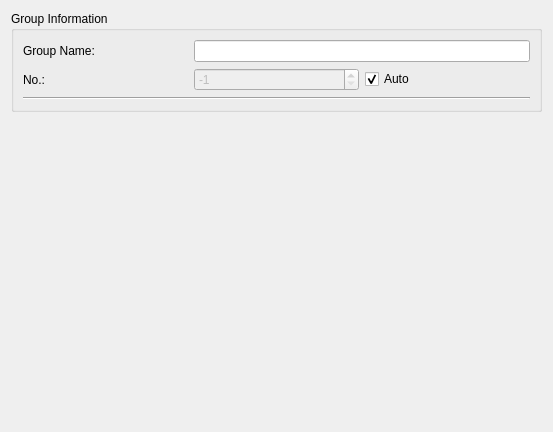
<?xml version="1.0" encoding="UTF-8"?>
<ui version="4.0">
 <class>EditGroupWidget</class>
 <widget class="QWidget" name="EditGroupWidget">
  <property name="geometry">
   <rect>
    <x>0</x>
    <y>0</y>
    <width>553</width>
    <height>432</height>
   </rect>
  </property>
  <property name="sizePolicy">
   <sizepolicy hsizetype="MinimumExpanding" vsizetype="MinimumExpanding">
    <horstretch>0</horstretch>
    <verstretch>0</verstretch>
   </sizepolicy>
  </property>
  <property name="windowTitle">
   <string notr="true">EditGroupWidget</string>
  </property>
  <layout class="QGridLayout" name="gridLayout_2">
   <item row="0" column="0">
    <widget class="QGroupBox" name="groupBox">
     <property name="sizePolicy">
      <sizepolicy hsizetype="Expanding" vsizetype="Preferred">
       <horstretch>0</horstretch>
       <verstretch>0</verstretch>
      </sizepolicy>
     </property>
     <property name="title">
      <string>Group Information</string>
     </property>
     <layout class="QGridLayout" name="gridLayout">
      <item row="0" column="0">
       <widget class="QLabel" name="label_3">
        <property name="text">
         <string>Group Name:</string>
        </property>
       </widget>
      </item>
      <item row="0" column="1" colspan="2">
       <widget class="QLineEdit" name="lineGroupname">
        <property name="text">
         <string notr="true"/>
        </property>
       </widget>
      </item>
      <item row="1" column="0">
       <widget class="QLabel" name="label">
        <property name="text">
         <string>No.:</string>
        </property>
       </widget>
      </item>
      <item row="1" column="1">
       <widget class="QSpinBox" name="spinId">
        <property name="enabled">
         <bool>false</bool>
        </property>
        <property name="minimum">
         <number>-1</number>
        </property>
        <property name="maximum">
         <number>65535</number>
        </property>
        <property name="value">
         <number>-1</number>
        </property>
       </widget>
      </item>
      <item row="1" column="2">
       <widget class="QCheckBox" name="checkAutoId">
        <property name="text">
         <string>Auto</string>
        </property>
        <property name="checked">
         <bool>true</bool>
        </property>
       </widget>
      </item>
      <item row="2" column="0" colspan="3">
       <widget class="Line" name="line_2">
        <property name="orientation">
         <enum>Qt::Horizontal</enum>
        </property>
       </widget>
      </item>
     </layout>
    </widget>
   </item>
   <item row="1" column="0">
    <layout class="QHBoxLayout" name="horizontalLayout">
     <item>
      <widget class="QLabel" name="labelSign">
       <property name="minimumSize">
        <size>
         <width>32</width>
         <height>32</height>
        </size>
       </property>
       <property name="maximumSize">
        <size>
         <width>32</width>
         <height>32</height>
        </size>
       </property>
       <property name="text">
        <string notr="true"/>
       </property>
      </widget>
     </item>
     <item>
      <widget class="QLabel" name="labelWarning">
       <property name="text">
        <string notr="true"/>
       </property>
      </widget>
     </item>
    </layout>
   </item>
   <item row="2" column="0">
    <spacer name="verticalSpacer">
     <property name="orientation">
      <enum>Qt::Vertical</enum>
     </property>
     <property name="sizeHint" stdset="0">
      <size>
       <width>20</width>
       <height>88</height>
      </size>
     </property>
    </spacer>
   </item>
  </layout>
 </widget>
 <tabstops>
  <tabstop>lineGroupname</tabstop>
  <tabstop>spinId</tabstop>
  <tabstop>checkAutoId</tabstop>
 </tabstops>
 <resources/>
 <connections/>
</ui>
